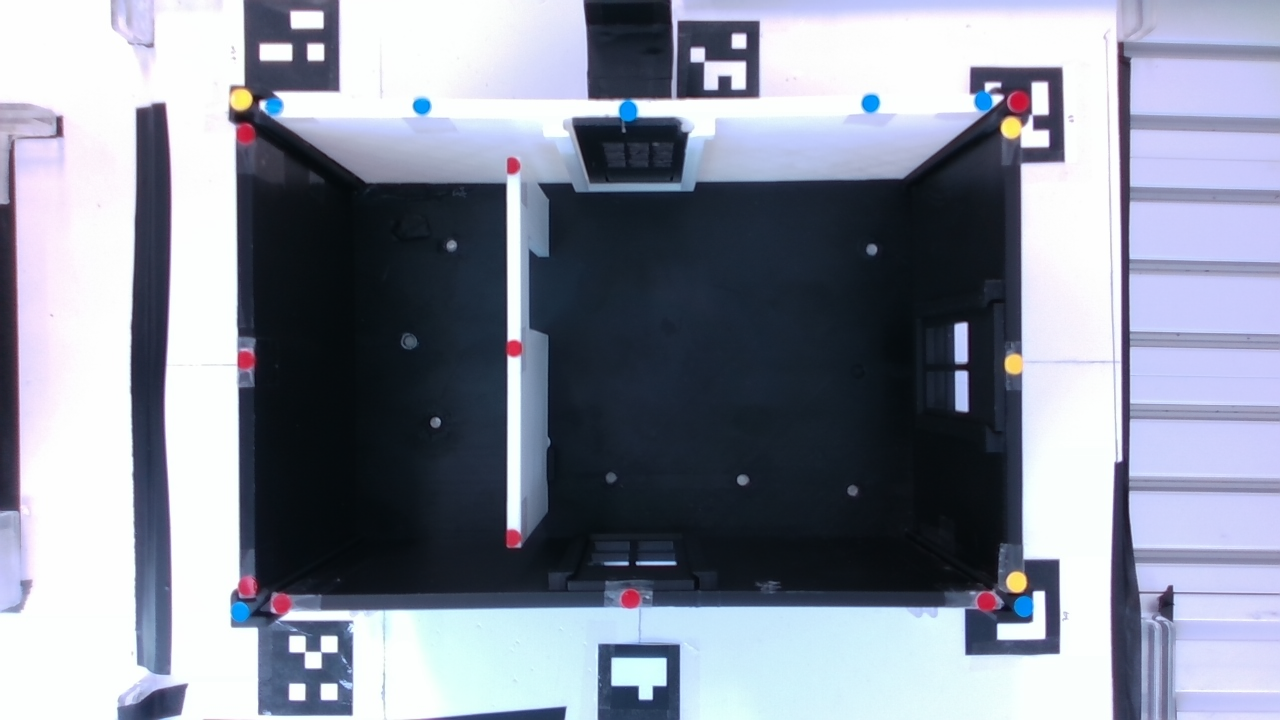
#> input picture ai_perception/datasets/harmony_parts_v1/pre_roof_qc/view_top_golden_v4_current/golden_rgb_median.png, 1280 x 720 px
$ python -i harmony_pre_roof_qc_top_runtime_v7.py   (imports and definitions only)   (older library calls are emulated)
#> lines starting #> are read from the running program, lines starting #| are printed output that depends on the picture
#> further down, picture is the input picture: shape (720, 1280, 3); mean B, G, R 156.3, 141.6, 136
#!/usr/bin/env python3

from pathlib import Path
import json
import threading
import time
import urllib.request
from http.server import BaseHTTPRequestHandler, ThreadingHTTPServer

import cv2
import numpy as np

ROOT = Path.home() / "vision_project"

SOURCE = "http://192.168.20.10:8766"

PORT = 8775
WIDTH = 1280
HEIGHT = 720

ROI_CONFIG = (
    ROOT /
    "datasets/harmony_parts_v1/pre_roof_qc/"
    "view_top_roi_v3.json"
)

THRESH_CONFIG = (
    ROOT /
    "datasets/harmony_parts_v1/pre_roof_qc/"
    "view_top_thresholds_v4c_wall4_holdout_candidate.json"
)

GOLDEN_RGB = (
    ROOT /
    "datasets/harmony_parts_v1/pre_roof_qc/"
    "view_top_golden_v4_current/golden_rgb_median.png"
)

GOLDEN_DEPTH = (
    ROOT /
    "datasets/harmony_parts_v1/pre_roof_qc/"
    "view_top_golden_v4_current/golden_depth_median.png"
)


BASE_HOLE_CONFIG = (
    ROOT /
    "datasets/harmony_parts_v1/pre_roof_qc/"
    "view_top_base_holes_v1/base_holes_config.json"
)

BASE_HOLE_THRESH_CONFIG = (
    ROOT /
    "datasets/harmony_parts_v1/pre_roof_qc/"
    "view_top_base_holes_thresholds_v3_reinsert_final.json"
)


STRUCTURE_GALLERY_CONFIG = (
    ROOT /
    "datasets/harmony_parts_v1/pre_roof_qc/"
    "view_top_structure_gallery_v1b.json"
)


HOLE_PRESENCE_CONFIG = (
    ROOT /
    "datasets/harmony_parts_v1/pre_roof_qc/"
    "view_top_hole_presence_v1.json"
)

FETCH_TIMEOUT = 3.0
FETCH_RETRY = 3
LOOP_DELAY = 0.25

lock = threading.Lock()

latest_jpeg = None
latest_status = {
    "view": "TOP",
    "result": "NOT_EVALUATED",
    "reason": "STARTING",
    "rois": {},
}

running = True


# [125 lines left out: functions fetch, metrics, evaluate_source, not called in this run]


# [5 lines that did not run here, left out]

# [5 lines that did not run here, left out]

# [1 line that did not run here, left out]

# [17 lines not run here, left out]


# [5 lines that did not run here, left out]

# [5 lines that did not run here, left out]

# [1 line that did not run here, left out]


# [80 lines left out: functions hole_metrics, evaluate_hole_source, not called in this run]


# =========================================================
# V7 STRUCTURE GALLERY
#
# PRE_ROOF purpose:
# - component presence
# - gross position
# - gross orientation
# - missing component
# - major misassembly
#
# NOT used for assembly ROI decision:
# - absolute brightness
# - absolute RGB color
# - minor cosmetic difference
# =========================================================

# [5 lines that did not run here, left out]

# [3 lines that did not run here, left out]

# [7 lines that did not run here, left out]

PRE_ROOF_ROOT = (
    ROOT /
    "datasets/harmony_parts_v1/pre_roof_qc"
)

structure_gallery = []

# [28 lines not run here, left out]


def structure_gradient(image):

    gray = cv2.cvtColor(
        image,
        cv2.COLOR_BGR2GRAY
    )
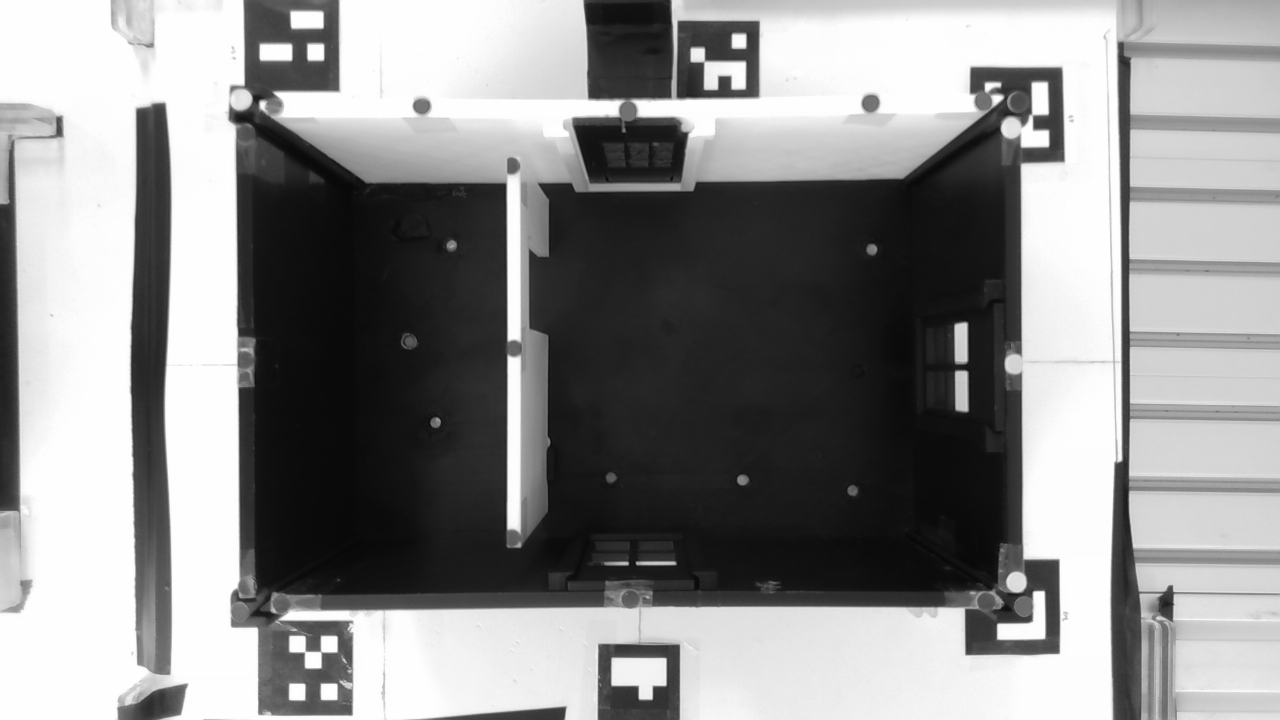
#> gray: shape (720, 1280); min 7, max 255, mean 141.6

    gray = cv2.GaussianBlur(
        gray,
        (5, 5),
        0
    )

    gx = cv2.Sobel(
        gray,
        cv2.CV_32F,
        1,
        0,
        ksize=3
    )
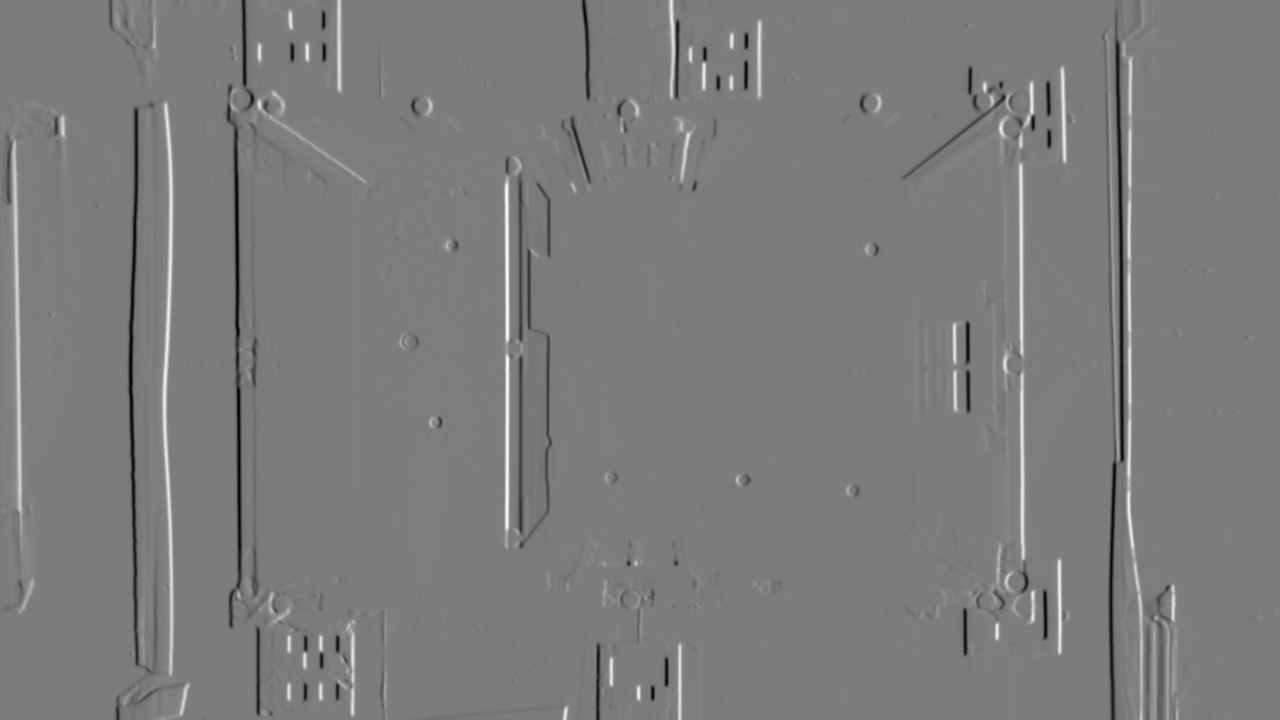
#> gx: shape (720, 1280) float32; min -468, max 492, mean 0.3; drawn with min black and max white

    gy = cv2.Sobel(
        gray,
        cv2.CV_32F,
        0,
        1,
        ksize=3
    )
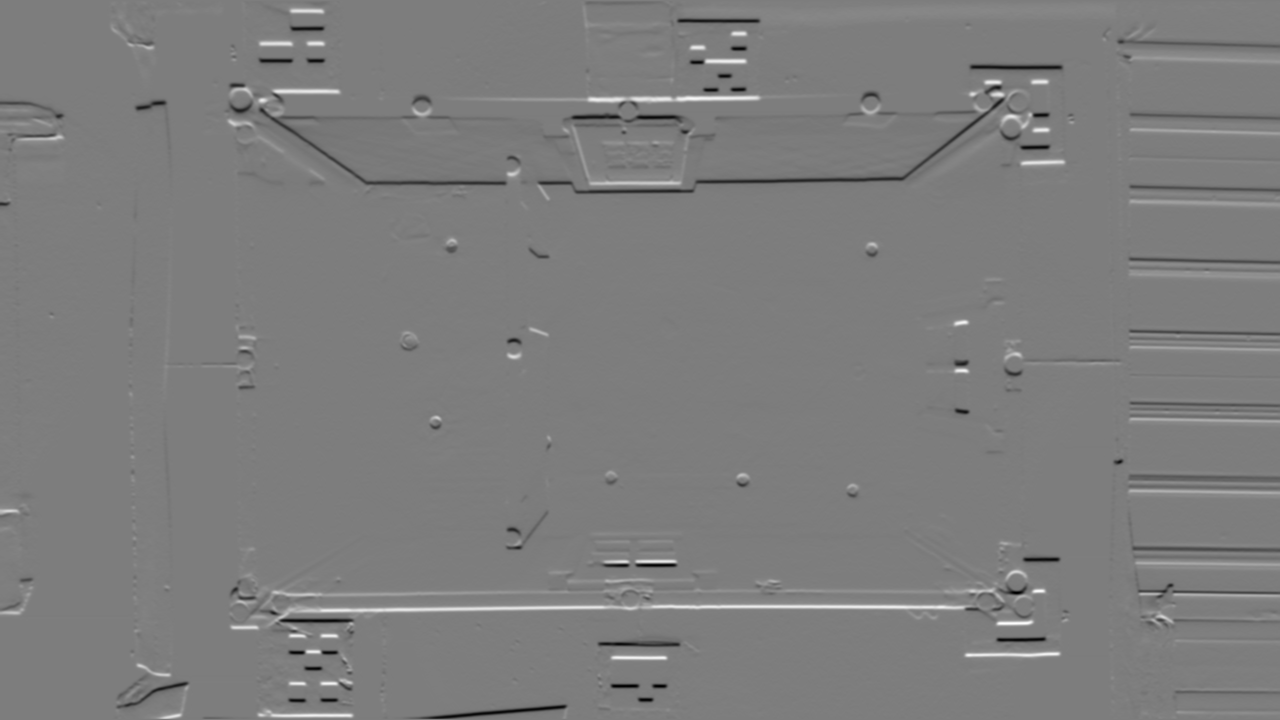
#> gy: shape (720, 1280) float32; min -411, max 424, mean 0.1; drawn with min black and max white

    return cv2.magnitude(
        gx,
        gy
    )
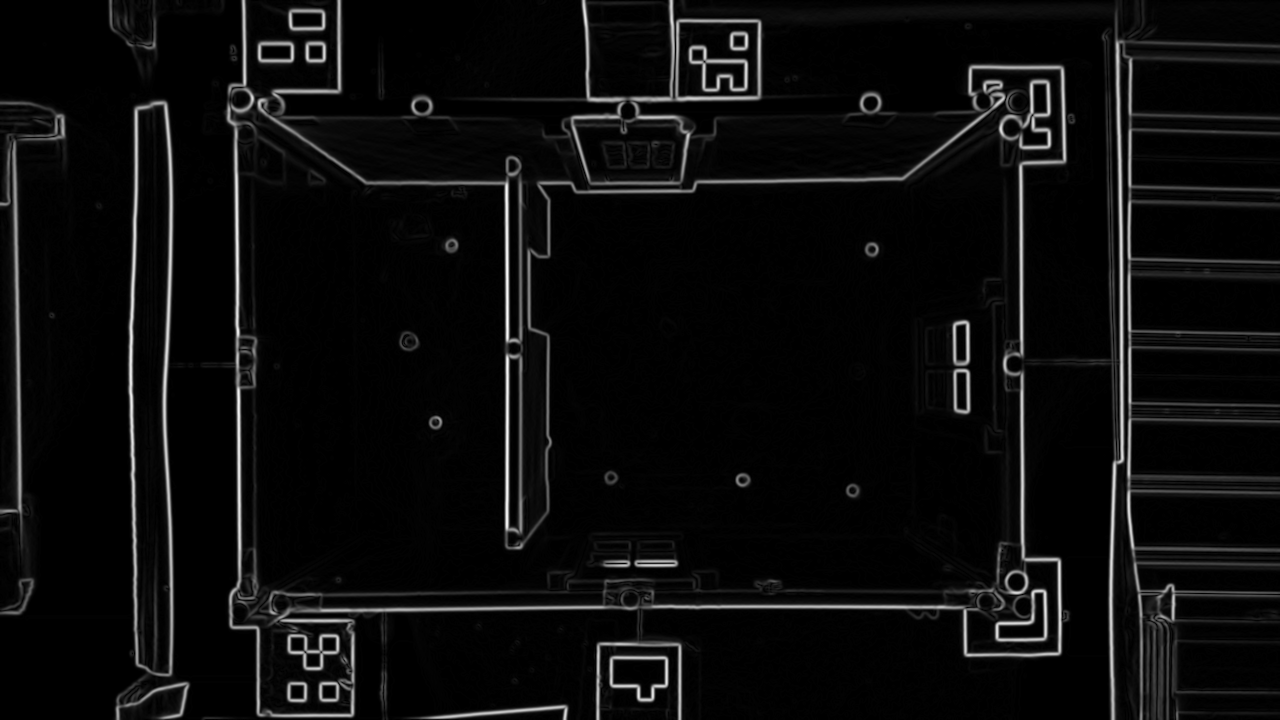
#> returned value: shape (720, 1280) float32; min 0, max 492, mean 23.7; drawn with min black and max white


# [144 lines left out: functions structure_corr, structure_best_match, not called in this run]


# =========================================================
# V7 HOLE PRESENCE V1
#
# PRE_ROOF hole policy:
# - silver/magnet visible => PASS
# - black/missing/covered => FAIL
#
# Absolute Golden brightness difference is NOT used.
# =========================================================

# [5 lines that did not run here, left out]


# [1024 lines left out: functions evaluate_hole_presence, evaluate, draw_roi_overlay, fit, build_dashboard, build_not_evaluated and 1 more, not called in this run]


class Handler(BaseHTTPRequestHandler):

    # [117 lines left out: functions log_message, do_GET, not called in this run]


# [4 lines not run here, left out]

# [4 lines that did not run here, left out]

# [23 lines not run here, left out]

>>> import cv2
>>> picture = cv2.imread('../datasets/harmony_parts_v1/pre_roof_qc/view_top_golden_v4_current/golden_rgb_median.png')
>>> result = structure_gradient(picture)
